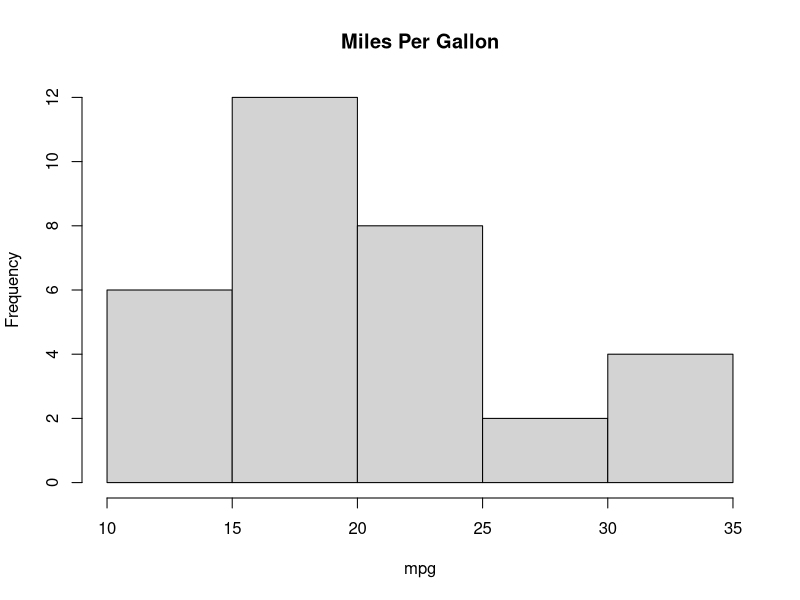
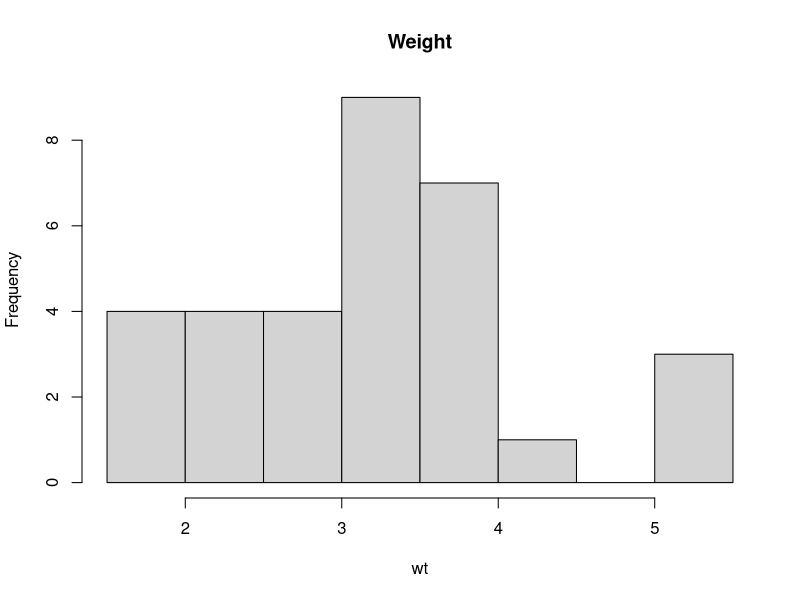
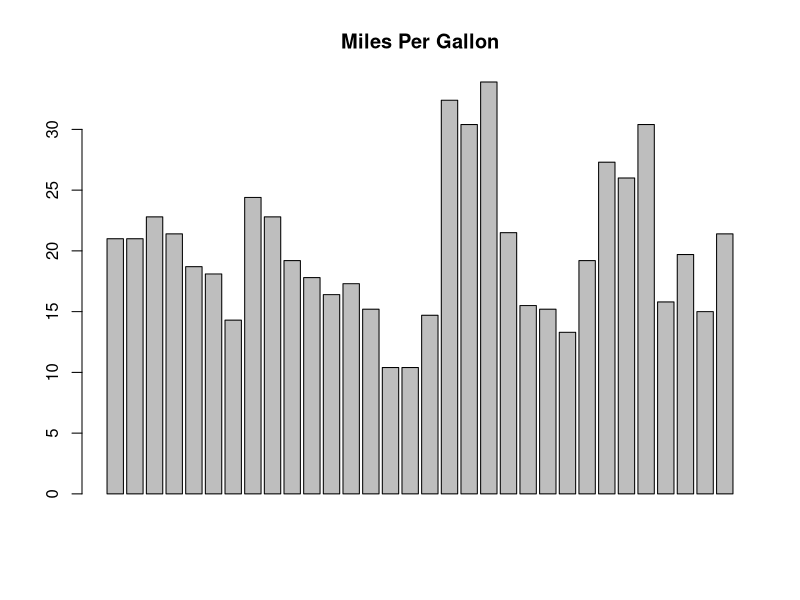
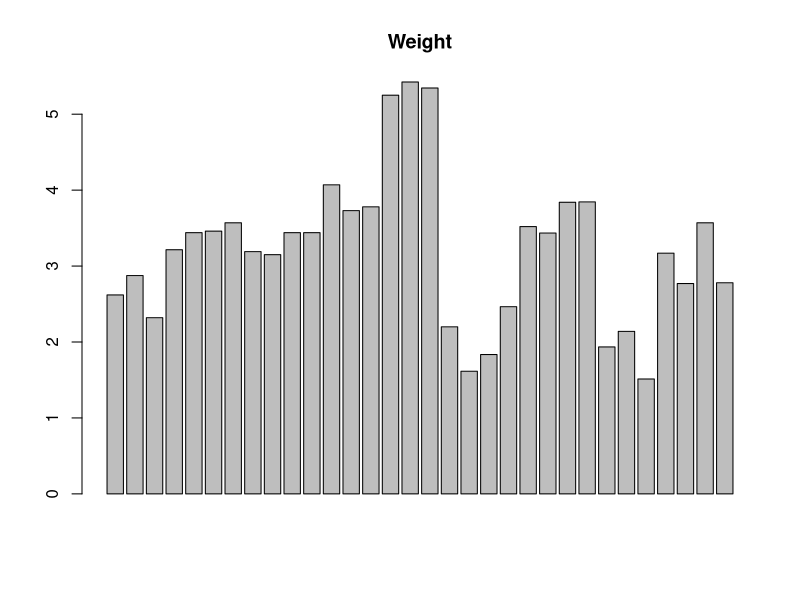
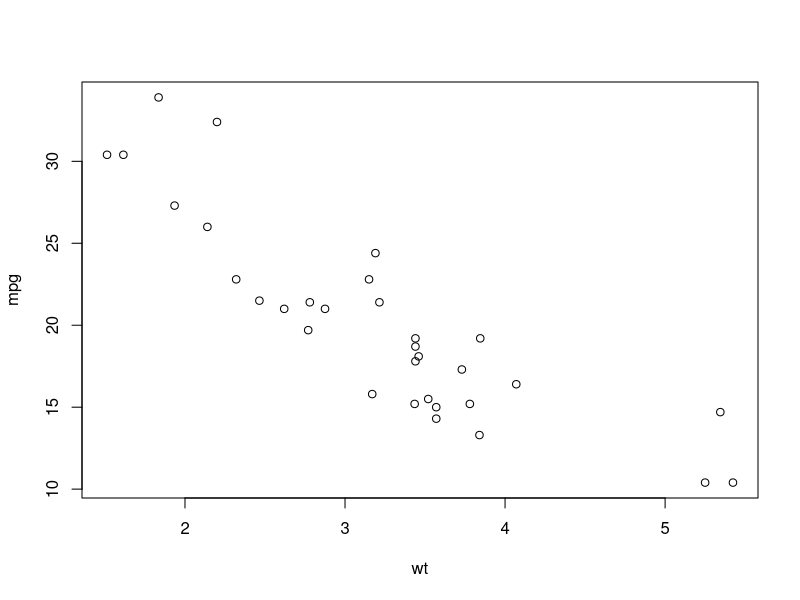

The R source for these figures, in order:
## ---- chunk 1
set.seed(9)
## ---- chunk 2
sample = c(11, 12, 22, 1, 34, 77, 91, 9, 50)
## ---- chunk 3
sort(sample)
## ---- chunk 4
sample <- c(0, 0, 0, 0, 0)
## ---- chunk 5
sample <- c(0, 0, 0, 0, 0, 10)
# Calculate the mean
mean(sample)
# Calculate the median
quantile(sample, probs=.5)
## ---- chunk 6
attach(mtcars)
hist(mpg, main="Miles Per Gallon")
hist(wt, main="Weight")
## ---- chunk 7
barplot(mpg, main="Miles Per Gallon")
barplot(wt, main="Weight")
## ---- chunk 8
stem(mpg)
## ---- chunk 9
plot(mpg ~ wt)
## ---- chunk 10
summary(lm(mpg ~ wt))
## ---- chunk 11
(X <- rnorm(10, mean=5, sd=2))
## ---- chunk 12
xbar <- mean(X)
n <- 10
(z.score <- xbar/(2/sqrt(n)))
## ---- chunk 13
xbar <- mean(X)
n <- 10
(z.score <- (xbar-2)/(2/sqrt(n)))
## ---- chunk 14
X <- c(1, 1, 0, 1, 0, 0, 1, 0, 1, 1, 1, 0, 1, 0, 1, 1, 0, 0, 1, 1)
(n <- length(X))
(phat <- sum(X)/n)
## ---- chunk 15
(z.score <- (phat - 0.5)/sqrt(0.5*(1-0.5)/n))
